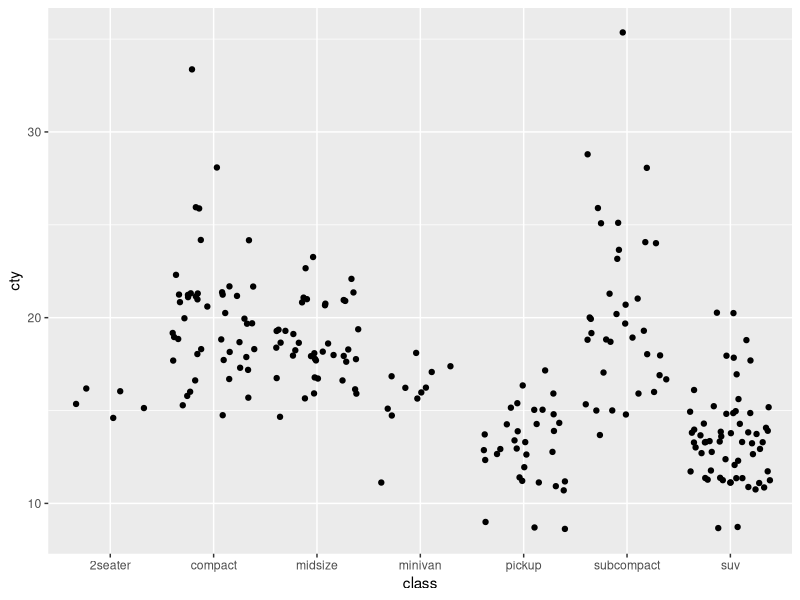

Here is the R script that generated this plot:
## ---- chunk 1
knitr::opts_chunk$set(echo = TRUE)
library(tidyverse)
## ---- chunk 2
ggplot(data = mpg, aes(x = class, y = cty)) +
  geom_jitter()
  
